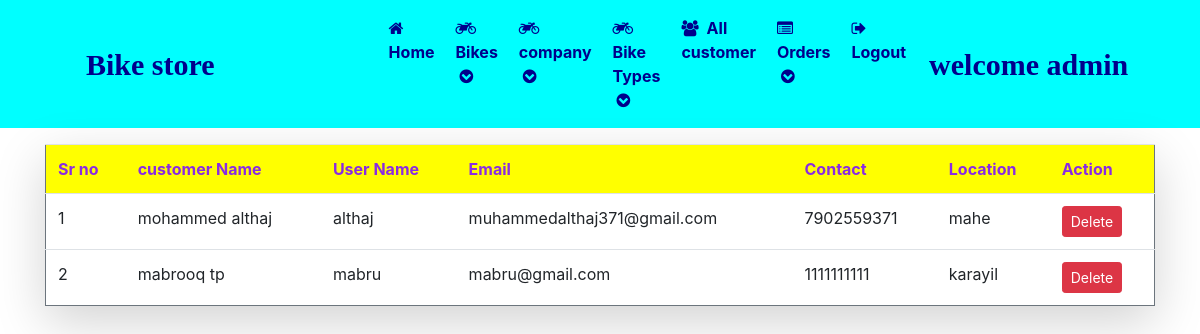
Page /admin_allCustomer (signed in) on the earlier database version.
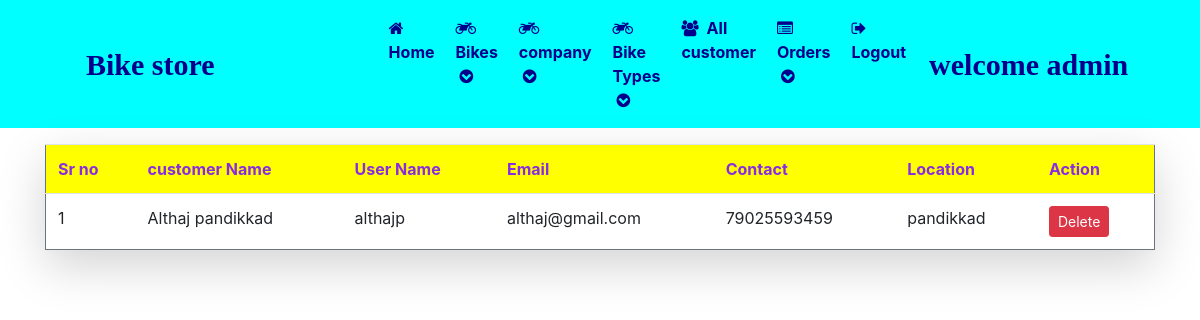
Same page on the later database version.
### bike_shop/models.py (models this page shows, shortened)
class reg_tbl(models.Model):
    user=models.ForeignKey(User,on_delete=models.CASCADE)
    user_name=models.CharField(max_length=100,null=True)
    location=models.CharField(max_length=100,null=True)
    mobile=models.IntegerField(null=True)

### bike_shop/views.py (the view)
# urls.py: path('admin_allCustomer',views.admin_allCustomer,name='admin_allCustomer'),
def admin_allCustomer(request):
    if not request.user.is_authenticated:
        return redirect('admin_login')
    obj=reg_tbl.objects.all()
    context={'data':obj}
    return render(request,'admin_allCustomer.html',context)

### bike_shop/templates/admin_allCustomer.html
{% include 'admin_navigation.html' %}
<div class="container mt-3">
    <table class="table border border-secondary shadow-lg">
        <thead style="color:blueviolet ;font-weight:bold;background-color:yellow;">
            <tr>
                <td>Sr no</td>
                <td>customer Name</td>
                <td>User Name</td>
                <td>Email</td>
                <td>Contact</td>
                <td>Location</td>
                <td>Action</td>
            </tr>
        </thead>
        <tbody >
            {% for i in data %}
            <tr>
                <td>{{forloop.counter}}</td>
                <td>{{i.user.first_name}} {{i.user.last_name}}</td>
                <td>{{i.user_name}}</td>
                <td>{{i.user.username}}</td>
                <td>{{i.mobile}}</td>
                <td>{{i.location}}</td>
                <td><a href="{% url 'admin_deleteCustomer' i.user.id %} "class="btn btn-danger btn-sm" onclick="return confirm('Are you sure to delete?')">Delete</a></td>
            </tr>
            {% endfor %}
        </tbody>
    </table>
</div>

Differences in the rows shown:
removed reg_tbl: user.first_name "mohammed", user.last_name "althaj", user_name "althaj", user.username "muhammedalthaj371@gmail.com", mobile "7902559371", location "mahe"
removed reg_tbl: user.first_name "mabrooq", user.last_name "tp", user_name "mabru", user.username "mabru@gmail.com", mobile "1111111111", location "karayil"
added reg_tbl: user.first_name "Althaj", user.last_name "pandikkad", user_name "althajp", user.username "althaj@gmail.com", mobile "79025593459", location "pandikkad"
